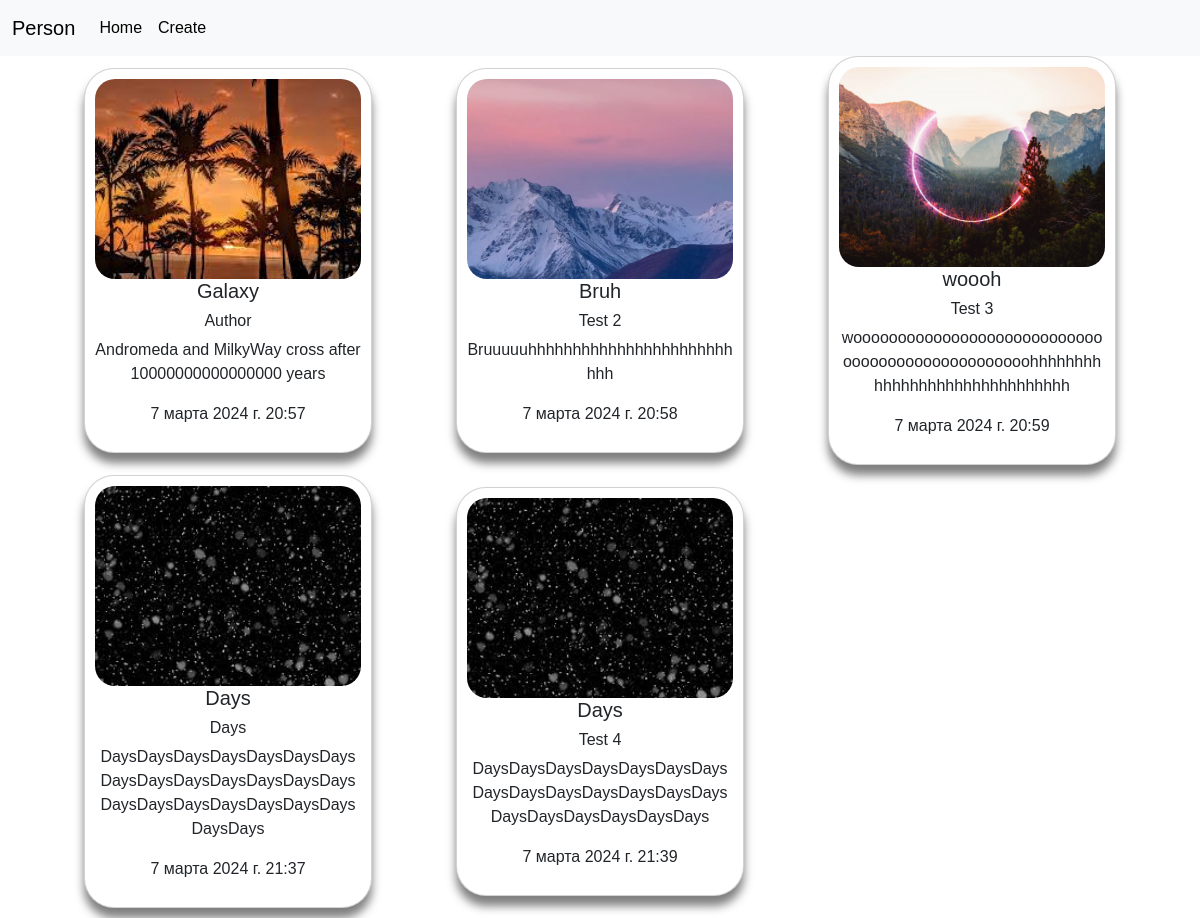
The page / on the database its author committed.
### app/models.py (models this page shows, shortened)
class News(models.Model):
    title = models.CharField(max_length=255)
    content = models.TextField()
    created_at = models.DateTimeField(auto_now_add=True)
    image = models.ImageField(upload_to='news/')
    author = models.CharField(max_length=255)
    class Meta:
        verbose_name = 'Новость'
        verbose_name_plural = 'Новости'

### app/views.py (the view)
# urls.py: path("", ListNews.as_view(), name="home"),
class ListNews(ListView):
    model = News
    template_name = 'home.html'
    context_object_name = 'news'

### templates/home.html
{% extends 'base.html'%}
{% block content %}
<div class ="container">
    {% for new in news %}
        <div class="card" style="width: 18rem;">
            <img src="{{ new.image.url }}" class="card-img-top" alt="{{new.pk}}">
            <h5>{{ new.title }}</h5>
            <h6>{{ new.author }}</h6>
            <p>{{ new.content }}</p>
            <p>{{ new.created_at }}</p>
        </div>
    {% endfor %}
</div>
{% endblock %}

### templates/base.html (shortened to what this page needs)
{% load static %}
<!DOCTYPE html>
<html lang="en">
<head>
    <link rel="stylesheet" href="{% static 'css/style.css' %}">
    <link href="https://cdn.jsdelivr.net/npm/bootstrap@5.3.3/dist/css/bootstrap.min.css" rel="stylesheet">
</head>
<body>
    <nav class="navbar navbar-expand-lg bg-body-tertiary">
        <div class="container-fluid">
          <a class="navbar-brand" >Person</a>
          <div class="collapse navbar-collapse" id="navbarNavAltMarkup">
            <div class="navbar-nav">
              <a class="nav-link active" aria-current="page" href="{% url 'home' %}">Home</a>
              <a class="nav-link active" aria-current="page" href="{% url 'create' %}">Create</a>
            </div>
          </div>
        </div>
      </nav>
    {% block content %}
    {% endblock %}
</body>
</html>

### static/css/style.css (style rules this page uses)
*, html, body { margin: 0; padding: 0; font-family: sans-serif; }
.container { max-width: 1000px; display: grid; margin-inline: auto; place-items: center; grid-template-columns: repeat(3, 1fr); }
.card { width: 300px; border: 1px solid #ccc; border-radius: 30px !important; padding: 10px; margin-bottom: 10px; background-color: black; text-align: center; overflow: hidden; color: white; box-shadow: 0px 10px 10px 0px rgba(0, 0, 0, 0.5); }
.card > img { width: 100%; height: 200px; object-fit: cover; border-radius: 20px; }

### rows shown on the page
News: image (picture), title "Galaxy", author "Author", content "Andromeda and MilkyWay cross after 10000000000000000 years", created_at "7 марта 2024 г. 20:57"
News: image (picture), title "Bruh", author "Test 2", content "Bruuuuuhhhhhhhhhhhhhhhhhhhhhhhhhh", created_at "7 марта 2024 г. 20:58"
News: image (picture), title "woooh", author "Test 3", content "wooooooooooooooooooooooooooooooooooooooooooooooooohhhhhhhhhhhhhhhhhhhhhhhhhhhhhh", created_at "7 марта 2024 г. 20:59"
News: image (picture), title "Days", author "Days", content "DaysDaysDaysDaysDaysDaysDaysDaysDaysDaysDaysDaysDaysDaysDaysDaysDaysDaysDaysDaysDaysDaysDays", created_at "7 марта 2024 г. 21:37"
News: image (picture), title "Days", author "Test 4", content "DaysDaysDaysDaysDaysDaysDaysDaysDaysDaysDaysDaysDaysDaysDaysDaysDaysDaysDaysDays", created_at "7 марта 2024 г. 21:39"
